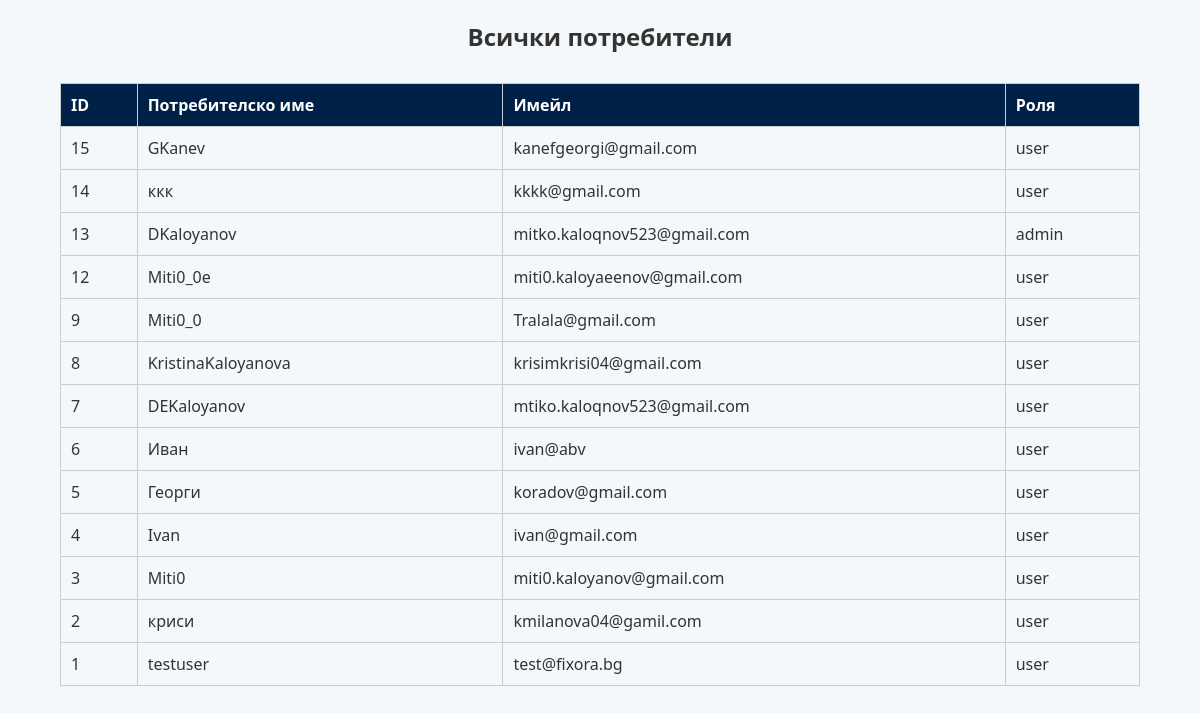
/php/admin/admin_users.php (signed in), run on the app's committed database.
### tables this page shows
CREATE TABLE `users` (
  `id` int(11) NOT NULL,
  `username` varchar(50) NOT NULL,
  `ime` varchar(50) NOT NULL,
  `familiq` varchar(50) NOT NULL,
  `telefon` varchar(20) NOT NULL,
  `email` varchar(100) NOT NULL,
  `created_at` timestamp NOT NULL DEFAULT current_timestamp(),
  `password` varchar(255) NOT NULL,
  `city` varchar(100) DEFAULT NULL,
  `age` int(11) DEFAULT NULL,
  `city_visible` tinyint(1) DEFAULT 0,
  `age_visible` tinyint(1) DEFAULT 0,
  `show_phone` tinyint(1) DEFAULT 1,
  `show_email` tinyint(1) DEFAULT 1,
  `show_city` tinyint(1) DEFAULT 1,
  `show_age` tinyint(1) DEFAULT 1,
  `profile_image` varchar(255) DEFAULT NULL,
  `role` enum('user','admin') NOT NULL DEFAULT 'user'
);

### php/admin/admin_users.php (the view, shortened to what this page needs)
<?php
require 'db.php';
$users = $conn->query("SELECT id, username, email, role FROM users ORDER BY id DESC")->fetchAll(PDO::FETCH_ASSOC);
?>
<!DOCTYPE html>
<html lang="bg">
<head>
    <link rel="stylesheet" href="../css/style.css">
</head>
<body>
    <h2 style="text-align:center;">Всички потребители</h2>
    <table>
        <tr>
            <th>ID</th>
            <th>Потребителско име</th>
            <th>Имейл</th>
            <th>Роля</th>
        </tr>
        <?php foreach ($users as $user): ?>
            <tr>
                <td><?= $user['id'] ?></td>
                <td><?= htmlspecialchars($user['username']) ?></td>
                <td><?= htmlspecialchars($user['email']) ?></td>
                <td><?= $user['role'] ?></td>
            </tr>
        <?php endforeach; ?>
    </table>
</body>
</html>

### css/style.css (style rules this page uses)
body { font-family: 'Segoe UI', sans-serif; margin: 0; padding: 0; background-color: #f5f8fa; color: #333; }

### php/admin/admin_users.php (style rules this page uses)
table { width: 90%; margin: 30px auto; border-collapse: collapse; }
th, td { border: 1px solid #ccc; padding: 10px; text-align: left; }
th { background: #002147; color: white; }

### data on the page
users: id "15", username "GKanev", email "kanefgeorgi@gmail.com", role "user"
users: id "14", username "ккк", email "kkkk@gmail.com", role "user"
users: id "13", username "DKaloyanov", email "mitko.kaloqnov523@gmail.com", role "admin"
users: id "12", username "Miti0_0e", email "miti0.kaloyaeenov@gmail.com", role "user"
users: id "9", username "Miti0_0", email "Tralala@gmail.com", role "user"
users: id "8", username "KristinaKaloyanova", email "krisimkrisi04@gmail.com", role "user"
users: id "7", username "DEKaloyanov", email "mtiko.kaloqnov523@gmail.com", role "user"
users: id "6", username "Иван", email "ivan@abv", role "user"
users: id "5", username "Георги", email "koradov@gmail.com", role "user"
users: id "4", username "Ivan", email "ivan@gmail.com", role "user"
users: id "3", username "Miti0", email "miti0.kaloyanov@gmail.com", role "user"
users: id "2", username "криси", email "kmilanova04@gamil.com", role "user"
users: id "1", username "testuser", email "test@fixora.bg", role "user"
